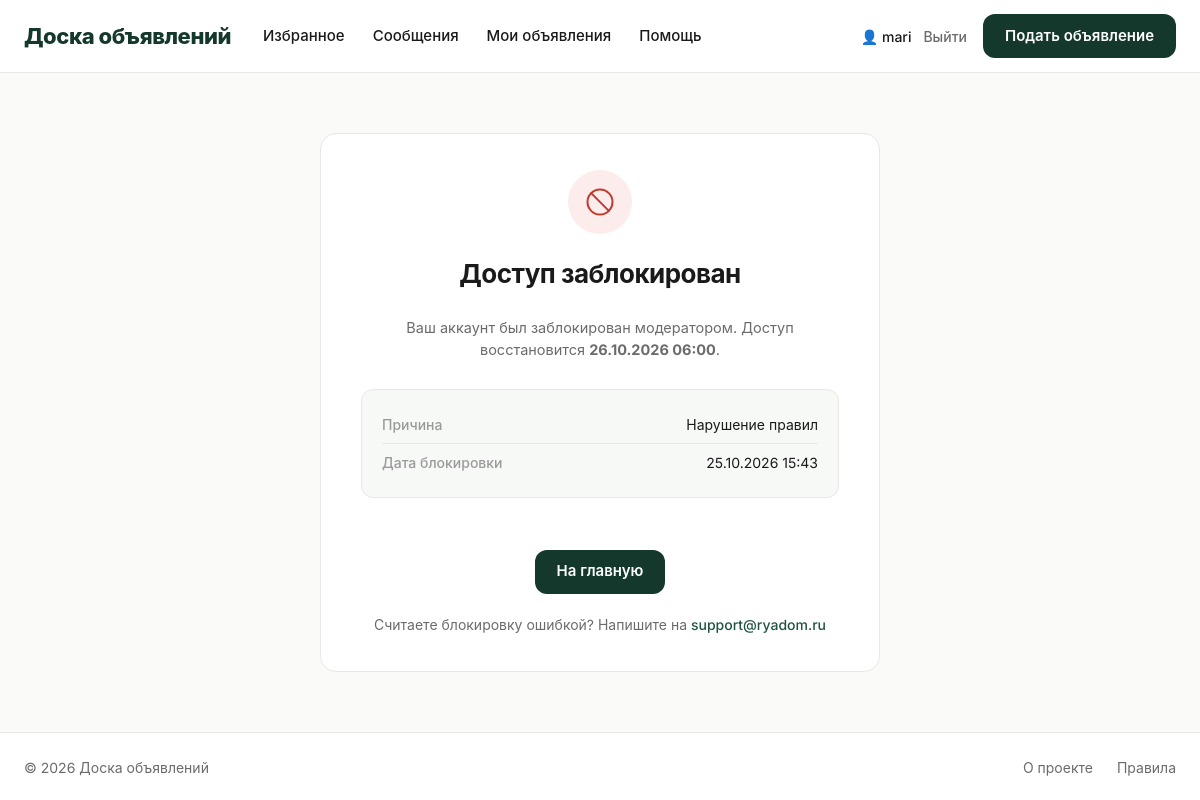
The app's page /banned/ (signed in) with its own data.
### ads/models.py (models this page shows, shortened)
class UserBan(models.Model):
    REASON_CHOICES = [
        ('spam', 'Спам и реклама'),
        ('fraud', 'Мошенничество'),
        ('abuse', 'Оскорбления и агрессия'),
        ('rules', 'Нарушение правил'),
        ('other', 'Другое'),
    ]
    user = models.OneToOneField(
        User, on_delete=models.CASCADE,
        related_name='ban', verbose_name='Пользователь'
    )
    reason = models.CharField('Причина', max_length=20, choices=REASON_CHOICES, default='rules')
    comment = models.TextField('Комментарий модератора', blank=True)
    banned_by = models.ForeignKey(
        User, on_delete=models.SET_NULL, null=True, blank=True,
        related_name='bans_issued', verbose_name='Забанил'
    )
    banned_at = models.DateTimeField('Дата бана', auto_now_add=True)
    expires_at = models.DateTimeField('Бан до', null=True, blank=True)
    is_permanent = models.BooleanField('Навсегда', default=False)
    class Meta:
        verbose_name = 'Бан пользователя'
        verbose_name_plural = 'Баны пользователей'
        ordering = ['-banned_at']

### ads/views.py (the view)
# urls.py: path('banned/', views.banned_view, name='banned'),
def banned_view(request):
    user_id = request.session.pop('banned_user_id', None)
    ban = UserBan.objects.filter(user_id=user_id).first() if user_id else None
    return render(request, 'ads/banned.html', {'ban': ban})

### ads/context_processors.py (called while the page is built)
def counters(request):
    if not request.user.is_authenticated:
        return {}
    return {
        'favorites_count': Favorite.objects.filter(user=request.user).count(),
        'unread_messages_count': Message.objects.filter(
            recipient=request.user, is_read=False
        ).count(),
    }

### templates/ads/banned.html (shortened to what this page needs)
{% extends 'base.html' %}
{% block content %}
<div class="container">
    <div class="auth-page" style="max-width:560px;">
        <div class="auth-card" style="text-align:center;">
            <div class="delete-icon" style="background:#fdecec;color:#c0392b;">
                <svg viewBox="0 0 24 24" fill="none" stroke="currentColor" stroke-width="1.6">
                    <circle cx="12" cy="12" r="10"/>
                    <path d="M4.93 4.93l14.14 14.14" stroke-linecap="round"/>
                </svg>
            </div>
            <h1>Доступ заблокирован</h1>
            <p class="delete-subtitle">
                Ваш аккаунт был заблокирован модератором.
                {% if ban and ban.is_permanent %}
                    Блокировка бессрочная.
                {% elif ban and ban.expires_at %}
                    Доступ восстановится <strong>{{ ban.expires_at|date:"d.m.Y H:i" }}</strong>.
                {% endif %}
            </p>
            {% if ban %}
                <div class="ban-info">
                    <div class="ban-row">
                        <span class="ban-key">Причина</span>
                        <span class="ban-val">{{ ban.get_reason_display }}</span>
                    </div>
                    <div class="ban-row">
                        <span class="ban-key">Дата блокировки</span>
                        <span class="ban-val">{{ ban.banned_at|date:"d.m.Y H:i" }}</span>
                    </div>
                </div>
            {% endif %}
            <div class="form-actions" style="justify-content:center;border-top:none;padding-top:24px;">
                <a href="{% url 'ads:ad_list' %}" class="btn-primary">На главную</a>
            </div>
            <div class="auth-footer" style="margin-top:20px;">
                Считаете блокировку ошибкой? Напишите на
                <a href="mailto:support@ryadom.ru">support@ryadom.ru</a>
            </div>
        </div>
    </div>
</div>
{% endblock %}

### templates/base.html (shortened to what this page needs)
{% load static %}
<!DOCTYPE html>
<html lang="ru">
<head>
    <link rel="stylesheet" href="{% static 'css/style.css' %}">
</head>
<body>
<header class="site-header">
    <div class="header-inner">
        <a href="{% url 'ads:ad_list' %}" class="logo">
            <span class="logo-text">Доска объявлений</span>
        </a>
        <nav class="main-nav">
            {% if user.is_authenticated %}
                <a href="{% url 'ads:favorites' %}" class="nav-link">
                    Избранное
                </a>
                <a href="{% url 'ads:messages' %}" class="nav-link">
                    Сообщения
                </a>
                <a href="{% url 'ads:my_ads' %}" class="nav-link">Мои объявления</a>
            {% endif %}
            <a href="#" class="nav-link">Помощь</a>
        </nav>
        <div class="header-actions">
            {% if user.is_authenticated %}
                <div class="user-menu">
                    <span class="user-name">👤 {{ user.username }}</span>
                    <a href="{% url 'ads:logout' %}" class="link-quiet">Выйти</a>
                </div>
                <a href="{% url 'ads:ad_create' %}" class="btn-primary">
                    Подать объявление
                </a>
            {% else %}
                <a href="{% url 'ads:login' %}" class="link-quiet">Вход</a>
                <a href="{% url 'ads:ad_create' %}" class="btn-primary">
                    Подать объявление
                </a>
            {% endif %}
        </div>
    </div>
</header>
<main>
    {% block content %}{% endblock %}
</main>
<footer class="site-footer">
    <div class="container footer-inner">
        <div>© {% now "Y" %} Доска объявлений</div>
        <div class="footer-links">
            <a href="#">О проекте</a>
            <a href="#">Правила</a>
        </div>
    </div>
</footer>
</body>
</html>

### static/css/style.css (style rules this page uses)
:root { --green-900: #14382b; --green-800: #1a4635; --green-700: #1f5540; --green-600: #26694f; --green-500: #2e7d5f; --green-50: #eef4f0; --bg: #fafaf8; --surface: #ffffff; --line: #e8e8e4; --text: #1a1a1a; --text-2: #6b6b6b; --text-3: #9a9a9a; --radius-sm: 8px; --radius: 12px; --radius-lg: 16px; --radius-xl: 20px; --shadow-sm: 0 1px 2px rgba(20,56,43,.04); --shadow: 0 2px 12px rgba(20,56,43,.06); --shadow-lg: 0 8px 28px rgba(20,56,43,.10); --font: 'Inter', -apple-system, BlinkMacSystemFont, 'Segoe UI', sans-serif; }
*, *::before, *::after { box-sizing: border-box; }
html, body { margin: 0; padding: 0; font-family: var(--font); background: var(--bg); color: var(--text); font-size: 15px; line-height: 1.5; -webkit-font-smoothing: antialiased; }
a { color: inherit; text-decoration: none; }
.container { max-width: 1240px; margin: 0 auto; padding: 0 24px; }
.site-header { background: var(--surface); border-bottom: 1px solid var(--line); position: sticky; top: 0; z-index: 100; }
.header-inner { max-width: 1240px; margin: 0 auto; padding: 14px 24px; display: flex; align-items: center; gap: 32px; }
.logo { display: flex; align-items: center; gap: 10px; font-weight: 800; font-size: 22px; color: var(--green-900); letter-spacing: -.02em; }
.main-nav { display: flex; gap: 28px; flex: 1; }
.nav-link { color: var(--text); font-weight: 500; font-size: 15px; transition: color .15s; display: inline-flex; align-items: center; gap: 6px; }
.header-actions { display: flex; align-items: center; gap: 16px; }
.link-quiet { color: var(--text-2); font-weight: 500; transition: color .15s; }
.user-menu { display: flex; align-items: center; gap: 12px; font-size: 14px; }
.user-name { color: var(--text); font-weight: 500; }
.btn-primary { display: inline-flex; align-items: center; justify-content: center; height: 44px; padding: 0 22px; background: var(--green-900); color: #fff !important; border: none; border-radius: var(--radius); font-family: var(--font); font-weight: 600; font-size: 15px; cursor: pointer; transition: background .15s, transform .1s; }
.site-footer { border-top: 1px solid var(--line); background: var(--surface); margin-top: 40px; padding: 24px 0; color: var(--text-2); font-size: 14px; }
.footer-inner { display: flex; justify-content: space-between; align-items: center; }
.footer-links { display: flex; gap: 24px; }
.form-actions { display: flex; gap: 12px; margin-top: 28px; padding-top: 24px; border-top: 1px solid var(--line); }
.auth-page { max-width: 440px; margin: 60px auto; }
.auth-card { background: var(--surface); border: 1px solid var(--line); border-radius: var(--radius-lg); padding: 36px 40px; }
.auth-card h1 { font-size: 26px; font-weight: 700; margin: 0 0 24px; letter-spacing: -.02em; }
.auth-footer { text-align: center; margin-top: 20px; font-size: 14px; color: var(--text-2); }
.auth-footer a { color: var(--green-700); font-weight: 500; }
.delete-icon { width: 64px; height: 64px; margin: 0 auto 20px; display: flex; align-items: center; justify-content: center; border-radius: 50%; background: #fdecec; color: #c0392b; }
.delete-icon svg { width: 30px; height: 30px; }
.delete-subtitle { color: var(--text-2); font-size: 14.5px; max-width: 400px; margin: 0 auto 28px; line-height: 1.5; }
.ban-info { text-align: left; background: #f7f9f7; border: 1px solid var(--line); border-radius: var(--radius); padding: 16px 20px; margin-top: 8px; }
.ban-row { display: flex; justify-content: space-between; align-items: flex-start; gap: 16px; padding: 8px 0; border-bottom: 1px solid var(--line); font-size: 14px; }
.ban-row:last-child { border-bottom: none; }
.ban-key { color: var(--text-3); font-weight: 500; flex-shrink: 0; }
.ban-val { color: var(--text); text-align: right; word-break: break-word; }

### records on screen
UserBan: expires_at "26.10.2026 06:00", reason "Нарушение правил", banned_at "25.10.2026 15:43"

### other values on screen
{{ user.username }} "mari"
